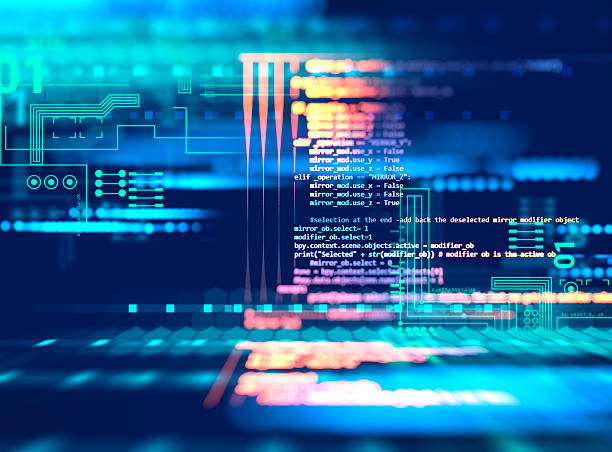
#> input picture Coding.jpg, 612 x 452 px
$ python ACP.py
#> lines starting #> are read from the running program, lines starting #| are printed output that depends on the picture
import cv2
import matplotlib.pyplot as plt

image = cv2.imread("Coding.jpg")
#> image is the input picture: shape (452, 612, 3); mean B, G, R 149.2, 99.7, 29.5

image_rgb = cv2.cvtColor(image, cv2.COLOR_BGR2RGB)
plt.imshow(image_rgb)
plt.title("RGB Image")
plt.show()

gray_image = cv2.cvtColor(image, cv2.COLOR_BGR2GRAY)
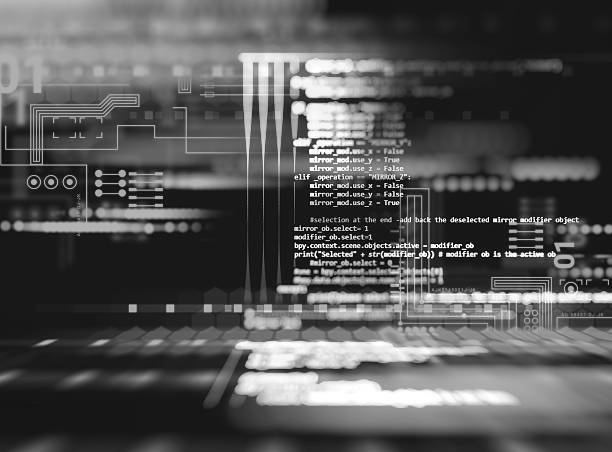
#> gray_image: shape (452, 612); min 2, max 255, mean 84.3
plt.imshow(gray_image, cmap='gray')
plt.title("Grayscale Image")
plt.show()

cropped_image = image[100:300, 200:400]
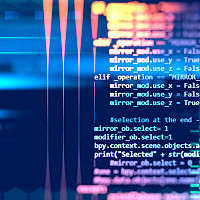
#> cropped_image: shape (200, 200, 3); mean B, G, R 144.5, 86.8, 56.6
cropped_rgb = cv2.cvtColor(cropped_image, cv2.COLOR_BGR2RGB)
plt.imshow(cropped_rgb)
plt.title("Cropped region")
plt.show()
